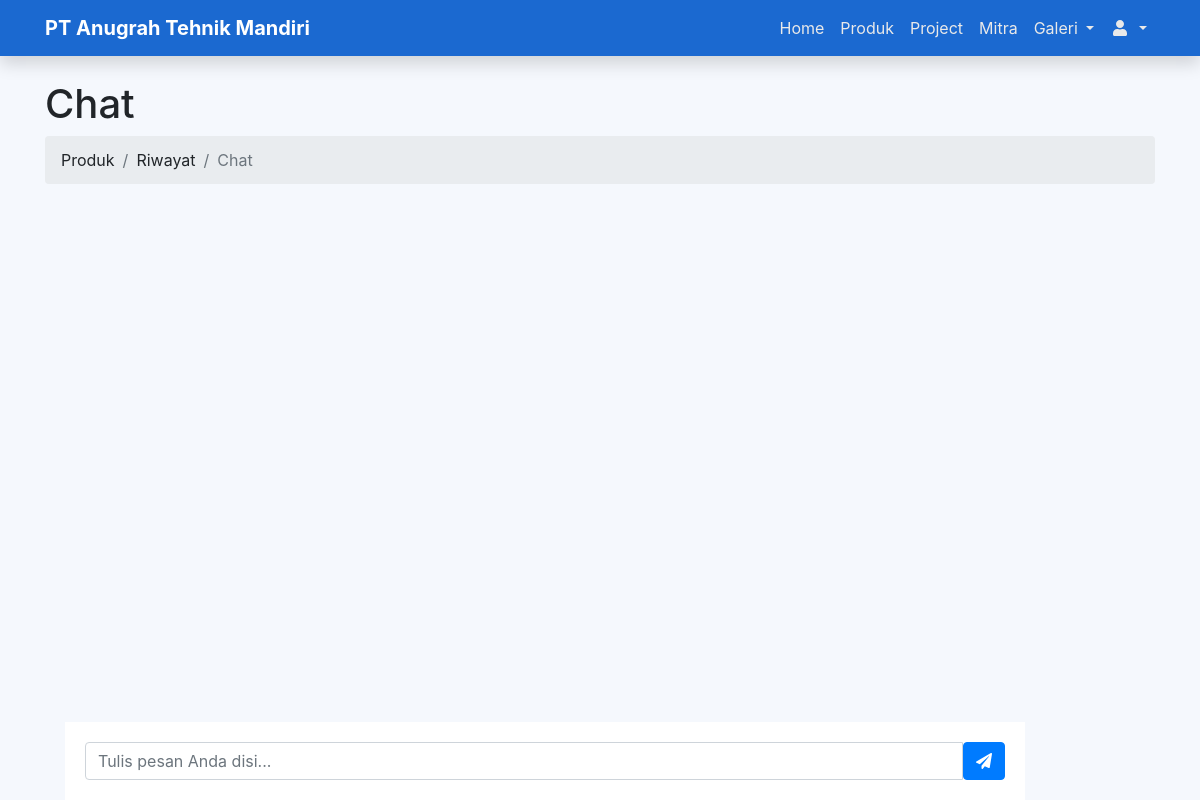
Before: /views/index.php?page=produk-chat (signed in) with the older database file.
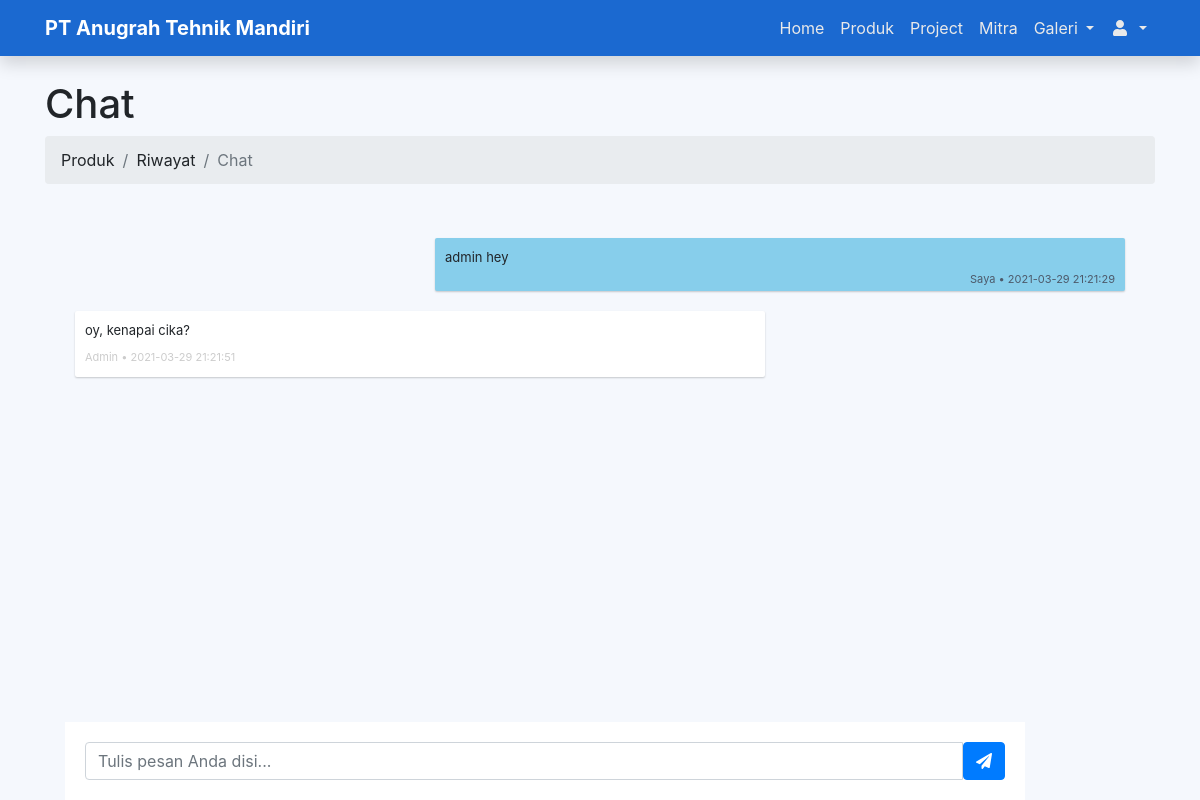
After: the same page with the newer database file.
### tables this page shows
CREATE TABLE `chat` (
  `id_chat` int(11) NOT NULL,
  `pengirim` varchar(128) NOT NULL,
  `penerima` varchar(128) NOT NULL,
  `pesan` text NOT NULL,
  `date` datetime NOT NULL
);

### views/Produk/chat.php (the view, shortened to what this page needs)
<div class="container">
    <h1 class="mt-4">Chat </h1>
    <ol class="breadcrumb mb-4">
        <li class="breadcrumb-item">Produk</li>
        <li class="breadcrumb-item">Riwayat</li>
        <li class="breadcrumb-item active">Chat</li>
    </ol>
    <div>
        <div class="card-body">
            <div>
                <div class="panel-body" style="margin-bottom: 50px;">
                <?php
                $id = $_SESSION['login']['email'];
                $get = $koneksi->query("SELECT * FROM `chat` WHERE pengirim='$id' || penerima= '$id' ORDER BY `date` ASC");
                while ($data = $get->fetch_assoc()) :
                    if ($data['pengirim'] == $id) { ?>
                        <div class="row msg_container base_sent">
                            <div class="col-md-8 col-xs-8">
                                <div class="messages msg_sent" style="background: #87CEEB">
                                    <p><?= $data['pesan'] ?></p>
                                    <time datetime="2009-11-13T20:00" style="color:#4d5a6b">Saya • <?= $data['date'] ?></time>
                                </div>
                            </div>
                        </div>
                    <?php } else { ?>
                        <div class="row msg_container base_receive">
                            <div class="col-md-8 col-xs-8">
                                <div class="messages msg_receive">
                                    <p><?= $data['pesan'] ?></p>
                                    <time datetime="2009-11-13T20:00">Admin • <?= $data['date'] ?></time>
                                </div>
                            </div>
                        </div>
                    <?php } ?>
                <?php endwhile ?>
                </div>
                <div  class="card-body" style="position: fixed;bottom: 0; width: 80%; background: white;">
                    <form action="" method="post">
                        <div class="input-group">
                            <input id="btn-input" type="text" class="form-control input-sm chat_input" name="message" placeholder="Tulis pesan Anda disi..." />
                            <button type="submit" name="send_chat" class="btn btn-primary" id="send_chat"><i class="fa fa-paper-plane" aria-hidden="true"></i></button>
                        </div>
                    </form>
                </div>
            </div>
        </div>
    </div>
</div>

Changed rows visible on the page:
added chat: pesan "admin hey", date "2021-03-29 21:21:29"
added chat: pesan "oy, kenapai cika?", date "2021-03-29 21:21:51"
